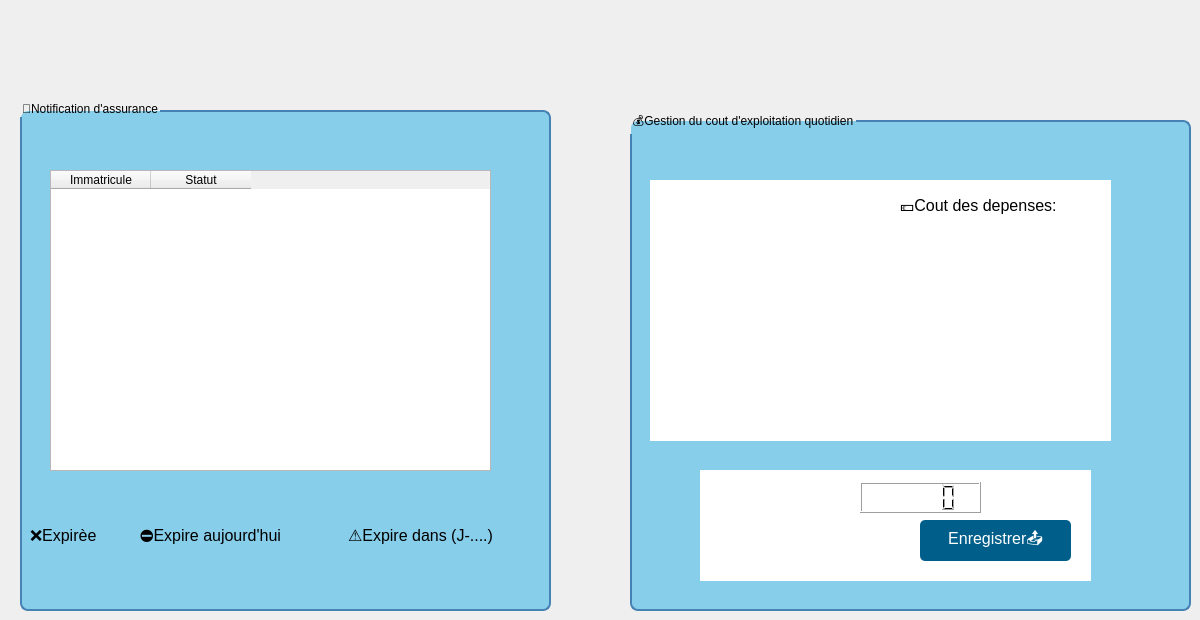
      <widget class="QWidget" name="tab_15">
       <attribute name="title">
        <string>Metiers</string>
       </attribute>
       <widget class="QGroupBox" name="groupBox_6">
        <property name="geometry">
         <rect>
          <x>20</x>
          <y>100</y>
          <width>531</width>
          <height>511</height>
         </rect>
        </property>
        <property name="styleSheet">
         <string notr="true">QGroupBox {
	font: 900 9pt &quot;Segoe UI&quot;;
	font: 900 9pt &quot;Segoe UI&quot;;
	font: 16pt &quot;Segoe UI&quot;;
  
	background-color: rgb(135, 206, 235);
    border: 2px solid #4682B4;
    border-radius: 8px;
    margin-top: 10px;
}
QPushButton {
    background-color: #4682B4;
    color: white;
    border-radius: 5px;
    padding: 5px;
}
QPushButton:hover {
    background-color: #5A9BD5;
}</string>
        </property>
        <property name="title">
         <string>🔔Notification d'assurance</string>
        </property>
        <widget class="QTableWidget" name="tableWidget_7">
         <property name="geometry">
          <rect>
           <x>30</x>
           <y>70</y>
           <width>441</width>
           <height>301</height>
          </rect>
         </property>
         <column>
          <property name="text">
           <string>Immatricule</string>
          </property>
         </column>
         <column>
          <property name="text">
           <string>Statut</string>
          </property>
         </column>
        </widget>
        <widget class="QLabel" name="label_111">
         <property name="geometry">
          <rect>
           <x>10</x>
           <y>420</y>
           <width>111</width>
           <height>31</height>
          </rect>
         </property>
         <property name="font">
          <font>
           <family>Segoe UI</family>
           <pointsize>12</pointsize>
           <italic>false</italic>
           <bold>false</bold>
          </font>
         </property>
         <property name="text">
          <string>❌Expirèe</string>
         </property>
        </widget>
        <widget class="QLabel" name="label_112">
         <property name="geometry">
          <rect>
           <x>120</x>
           <y>420</y>
           <width>211</width>
           <height>31</height>
          </rect>
         </property>
         <property name="font">
          <font>
           <family>Segoe UI</family>
           <pointsize>12</pointsize>
           <italic>false</italic>
           <bold>false</bold>
          </font>
         </property>
         <property name="text">
          <string>⛔Expire aujourd'hui</string>
         </property>
        </widget>
        <widget class="QLabel" name="label_113">
         <property name="geometry">
          <rect>
           <x>328</x>
           <y>420</y>
           <width>201</width>
           <height>31</height>
          </rect>
         </property>
         <property name="font">
          <font>
           <family>Segoe UI</family>
           <pointsize>12</pointsize>
           <italic>false</italic>
           <bold>false</bold>
          </font>
         </property>
         <property name="text">
          <string>⚠️Expire dans (J-....)</string>
         </property>
        </widget>
       </widget>
       <widget class="QGroupBox" name="groupBox_7">
        <property name="geometry">
         <rect>
          <x>630</x>
          <y>110</y>
          <width>561</width>
          <height>501</height>
         </rect>
        </property>
        <property name="styleSheet">
         <string notr="true">QGroupBox {
	font: 900 9pt &quot;Segoe UI&quot;;
	font: 900 9pt &quot;Segoe UI&quot;;
	font: 16pt &quot;Segoe UI&quot;;
  
	background-color: rgb(135, 206, 235);
    border: 2px solid #4682B4;
    border-radius: 8px;
    margin-top: 10px;
}
QPushButton {
    background-color: #4682B4;
    color: white;
    border-radius: 5px;
    padding: 5px;
}
QPushButton:hover {
    background-color: #5A9BD5;
}</string>
        </property>
        <property name="title">
         <string>💰Gestion du cout d'exploitation quotidien</string>
        </property>
        <widget class="QLabel" name="label_114">
         <property name="geometry">
          <rect>
           <x>30</x>
           <y>80</y>
           <width>141</width>
           <height>21</height>
          </rect>
         </property>
         <property name="font">
          <font>
           <family>Segoe UI</family>
           <pointsize>12</pointsize>
           <italic>false</italic>
           <bold>false</bold>
          </font>
         </property>
         <property name="text">
          <string>🔢Immatricule  :</string>
         </property>
        </widget>
        <widget class="QLineEdit" name="lineEdit_33">
         <property name="geometry">
          <rect>
           <x>50</x>
           <y>110</y>
           <width>141</width>
           <height>22</height>
          </rect>
         </property>
        </widget>
        <widget class="QLabel" name="label_115">
         <property name="geometry">
          <rect>
           <x>30</x>
           <y>160</y>
           <width>91</width>
           <height>21</height>
          </rect>
         </property>
         <property name="font">
          <font>
           <family>Segoe UI</family>
           <pointsize>12</pointsize>
           <italic>false</italic>
           <bold>false</bold>
          </font>
         </property>
         <property name="text">
          <string>📝Le jour :</string>
         </property>
        </widget>
        <widget class="QDateEdit" name="dateEdit_7">
         <property name="geometry">
          <rect>
           <x>50</x>
           <y>200</y>
           <width>141</width>
           <height>22</height>
          </rect>
         </property>
        </widget>
        <widget class="QCheckBox" name="checkBox_33">
         <property name="geometry">
          <rect>
           <x>280</x>
           <y>130</y>
           <width>91</width>
           <height>20</height>
          </rect>
         </property>
         <property name="font">
          <font>
           <family>Segoe UI</family>
           <pointsize>12</pointsize>
           <italic>false</italic>
           <bold>false</bold>
          </font>
         </property>
         <property name="text">
          <string>Carburant</string>
         </property>
        </widget>
        <widget class="QCheckBox" name="checkBox_34">
         <property name="geometry">
          <rect>
           <x>280</x>
           <y>160</y>
           <width>101</width>
           <height>20</height>
          </rect>
         </property>
         <property name="font">
          <font>
           <family>Segoe UI</family>
           <pointsize>12</pointsize>
           <italic>false</italic>
           <bold>false</bold>
          </font>
         </property>
         <property name="text">
          <string>Assurance</string>
         </property>
        </widget>
        <widget class="QCheckBox" name="checkBox_35">
         <property name="geometry">
          <rect>
           <x>280</x>
           <y>190</y>
           <width>81</width>
           <height>20</height>
          </rect>
         </property>
         <property name="font">
          <font>
           <family>Segoe UI</family>
           <pointsize>12</pointsize>
           <italic>false</italic>
           <bold>false</bold>
          </font>
         </property>
         <property name="text">
          <string>Entrtien</string>
         </property>
        </widget>
        <widget class="QCheckBox" name="checkBox_36">
         <property name="geometry">
          <rect>
           <x>280</x>
           <y>220</y>
           <width>101</width>
           <height>31</height>
          </rect>
         </property>
         <property name="font">
          <font>
           <family>Segoe UI</family>
           <pointsize>12</pointsize>
           <italic>false</italic>
           <bold>false</bold>
          </font>
         </property>
         <property name="text">
          <string>Lavage</string>
         </property>
        </widget>
        <widget class="QLineEdit" name="lineEdit_34">
         <property name="geometry">
          <rect>
           <x>380</x>
           <y>130</y>
           <width>81</width>
           <height>22</height>
          </rect>
         </property>
        </widget>
        <widget class="QLineEdit" name="lineEdit_35">
         <property name="geometry">
          <rect>
           <x>380</x>
           <y>160</y>
           <width>81</width>
           <height>22</height>
          </rect>
         </property>
        </widget>
        <widget class="QLineEdit" name="lineEdit_36">
         <property name="geometry">
          <rect>
           <x>380</x>
           <y>190</y>
           <width>81</width>
           <height>22</height>
          </rect>
         </property>
        </widget>
        <widget class="QLineEdit" name="lineEdit_37">
         <property name="geometry">
          <rect>
           <x>380</x>
           <y>220</y>
           <width>81</width>
           <height>22</height>
          </rect>
         </property>
        </widget>
        <widget class="QPushButton" name="pushButton_32">
         <property name="geometry">
          <rect>
           <x>160</x>
           <y>270</y>
           <width>261</width>
           <height>31</height>
          </rect>
         </property>
         <property name="font">
          <font>
           <family>Segoe UI</family>
           <pointsize>12</pointsize>
           <italic>false</italic>
           <bold>false</bold>
          </font>
         </property>
         <property name="text">
          <string>Calculer le cout total💲</string>
         </property>
        </widget>
        <widget class="QLabel" name="label_116">
         <property name="geometry">
          <rect>
           <x>80</x>
           <y>365</y>
           <width>151</width>
           <height>31</height>
          </rect>
         </property>
         <property name="font">
          <font>
           <family>Segoe UI</family>
           <pointsize>12</pointsize>
           <italic>false</italic>
           <bold>false</bold>
          </font>
         </property>
         <property name="text">
          <string>Total du jour   =</string>
         </property>
        </widget>
        <widget class="QLCDNumber" name="lcdNumber">
         <property name="geometry">
          <rect>
           <x>230</x>
           <y>372</y>
           <width>121</width>
           <height>31</height>
          </rect>
         </property>
        </widget>
        <widget class="QWidget" name="widget_4" native="true">
         <property name="geometry">
          <rect>
           <x>20</x>
           <y>70</y>
           <width>461</width>
           <height>261</height>
          </rect>
         </property>
         <property name="styleSheet">
          <string notr="true">background-color: rgb(255, 255, 255);</string>
         </property>
         <widget class="QLabel" name="label_117">
          <property name="geometry">
           <rect>
            <x>250</x>
            <y>10</y>
            <width>231</width>
            <height>31</height>
           </rect>
          </property>
          <property name="font">
           <font>
            <family>Segoe UI</family>
            <pointsize>12</pointsize>
            <italic>false</italic>
            <bold>false</bold>
           </font>
          </property>
          <property name="text">
           <string>💶Cout des depenses:</string>
          </property>
         </widget>
        </widget>
        <widget class="QWidget" name="widget_5" native="true">
         <property name="geometry">
          <rect>
           <x>70</x>
           <y>360</y>
           <width>391</width>
           <height>111</height>
          </rect>
         </property>
         <property name="styleSheet">
          <string notr="true">background-color: rgb(255, 255, 255);</string>
         </property>
         <widget class="QPushButton" name="pushButton_33">
          <property name="geometry">
           <rect>
            <x>220</x>
            <y>50</y>
            <width>151</width>
            <height>41</height>
           </rect>
          </property>
          <property name="font">
           <font>
            <family>Segoe UI</family>
            <pointsize>12</pointsize>
            <italic>false</italic>
            <bold>false</bold>
           </font>
          </property>
          <property name="styleSheet">
           <string notr="true">background-color: rgb(0, 94, 138);</string>
          </property>
          <property name="text">
           <string>Enregistrer📤</string>
          </property>
         </widget>
        </widget>
        <zorder>label_114</zorder>
        <zorder>lineEdit_33</zorder>
        <zorder>label_115</zorder>
        <zorder>dateEdit_7</zorder>
        <zorder>checkBox_33</zorder>
        <zorder>checkBox_34</zorder>
        <zorder>checkBox_35</zorder>
        <zorder>checkBox_36</zorder>
        <zorder>lineEdit_34</zorder>
        <zorder>lineEdit_35</zorder>
        <zorder>lineEdit_36</zorder>
        <zorder>lineEdit_37</zorder>
        <zorder>pushButton_32</zorder>
        <zorder>label_116</zorder>
        <zorder>widget_4</zorder>
        <zorder>widget_5</zorder>
        <zorder>lcdNumber</zorder>
       </widget>
      </widget>
